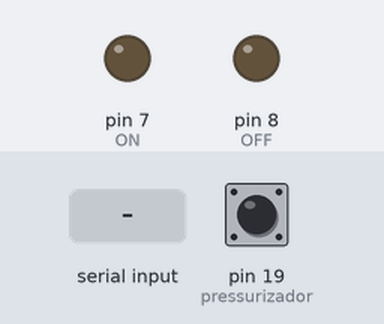
Recording of a sketch running on a simulated Arduino Uno, built with avr-gcc and run on an emulated ATmega328P. Parts: output pins drawn as LEDs (lit = HIGH). The inputs (shaded band) are chosen by the test bench; at power-on: pin 19 (pressurizador) HIGH. What the sketch prints to the serial monitor is not drawn.

Above: at 1.2 s.
1.3 s: byte 1 (LIGAR) received over Serial
At 1.8 s:
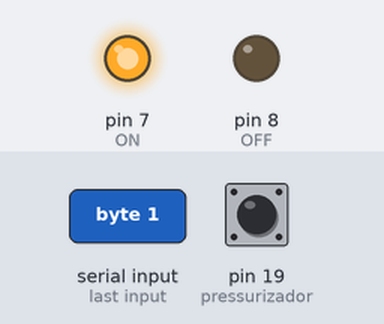
4.3 s: byte 2 (DESLIGAR) received over Serial
At 5.3 s:
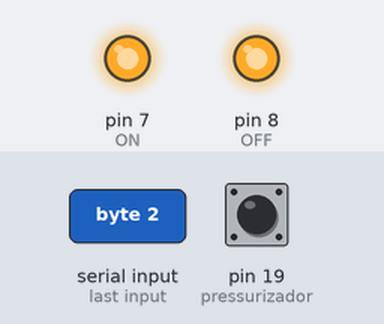
7.3 s: byte 1 (LIGAR) received over Serial
10.3 s: pin 19 (pressurizador) pulled LOW for 0.15 s
At 11.7 s:
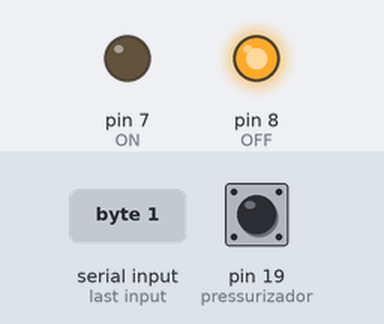
Timing chart, 0 to 13.9 s (numbered marks = the images above; inputs shaded):
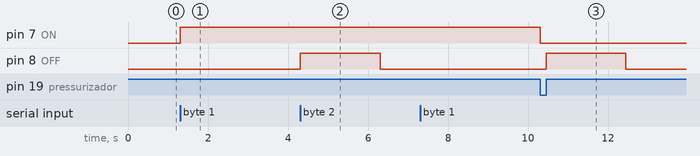

Measured:
- after the input at 1.3 s, pin 7 (ON): LOW → HIGH at once
- after the input at 4.3 s, pin 7 (ON): stays HIGH (without the input it goes to LOW after 2.0 s); pin 8 (OFF): LOW → HIGH after 0.00 s instead of 2.0 s
- after the input at 7.3 s, every drawn part: stays the same
- after the input at 10.3 s, pin 7 (ON): HIGH → LOW after 0.00 s instead of 2.0 s

The sketch:

Acionamento.ino
```cpp
/*
 * IN1 - pin 19
 * IN2 - pin 18
 * IN3 - pin 15
 * IN4 - pin 14
 * IN5 - pin 13
 * IN6 - pin 12
 * OUT1 - pin 7
 * OUT2 - pin 8
 * OUT3 - pin 9
 * OUT4 - pin 10
 * OUT5 - pin 11
 */
#define LIGAR 0x01
#define DESLIGAR 0x02
#define LIGADO 0x03
#define DESLIGADO 0x04
#define ERROPRESSURIZADOR 0x09
#define ERRO 0xFF

#define ON 7
#define OFF 8
#define pressurizador 19
#define Pivo 18


void LigaPivo();
void DesligaPivo();
byte comando = 2;
boolean estadopivo = false;
boolean estadopressurizador = false;
boolean estadoON = false;
boolean flag = true;
volatile unsigned long tempoInicial;


void setup() {

  Serial.begin(9600);
  pinMode(ON, OUTPUT);
  pinMode(OFF, OUTPUT);
  pinMode(pressurizador, INPUT_PULLUP);
  pinMode(Pivo, INPUT_PULLUP);

  digitalWrite(OFF,LOW);
  digitalWrite(ON,LOW);
}

void loop(){
  if (Serial.available()) {
    comando = Serial.read();                                                        //Recebe comando para pivo
    if (comando == LIGAR)  {                                                        //Se o comando for para ligar
      LigaPivo();                                                                   //Entra na função de ligar pivo
    }
    else if (comando == DESLIGAR) {                                                 //Se o comando for para desligar
      DesligaPivo();                                                                //Entra na função de desligar pivo
    }
  }


  estadopressurizador = digitalRead(pressurizador);                                 //Lê pressurizador
  if (estadoON && estadopressurizador){
    DesligaPivo();
    Serial.print(ERROPRESSURIZADOR);
  }
}

void LigaPivo() {
  tempoInicial = millis();
  while (((millis() - tempoInicial)<5000) && flag) {                                //Enquanto espera 5 min
    digitalWrite(ON,HIGH);                                                          //Aciona contato ON
    estadoON = true;
    if (Serial.available()) {                                                       //Se receber alguma mensagem
      comando = Serial.read();                                                      //Recebe comando para pivo
      if(comando == DESLIGAR){
        DesligaPivo();
        flag = false;                                                               //Flag false para sair do loop
      }
    }
    estadopressurizador = digitalRead(pressurizador);                               //Lê pressurizador
    if (estadopressurizador == LOW){                                                //Se pressurizador OK
      flag = false;                                                                 //Flag false para sair do loop
      digitalWrite(ON,LOW);                                                         //Desaciona contato ON
      Serial.print(LIGADO);                                                         //Retorna mesagem de pivo ligado
    }
  }

  if (flag == true){
    digitalWrite(ON,LOW);
    Serial.print(ERROPRESSURIZADOR);
    DesligaPivo();
  }
  flag = true;
}

void DesligaPivo() {
  digitalWrite(OFF,HIGH);
  tempoInicial = millis();
  while ((millis() - tempoInicial)<(2000)){
  }
  Serial.print(DESLIGADO);
  digitalWrite(OFF,LOW);
  estadoON = false;
}

/*
  0xFF - Mensagem de erro
  0x01 - Comando para ligar pivo
  0x02 - Comando para desligar pivo
  0x03 - Pivo ligado
  0x04 - Pivo desligado
  0x05 - Comando para avancar
  0x06 - Comando para reverter
  0x07 - Pivo Avancado
  0x08 - Pivo Revertido
  0x09 - Erro do pressurizador
  0x0A -
  0x0B -
*/
```
